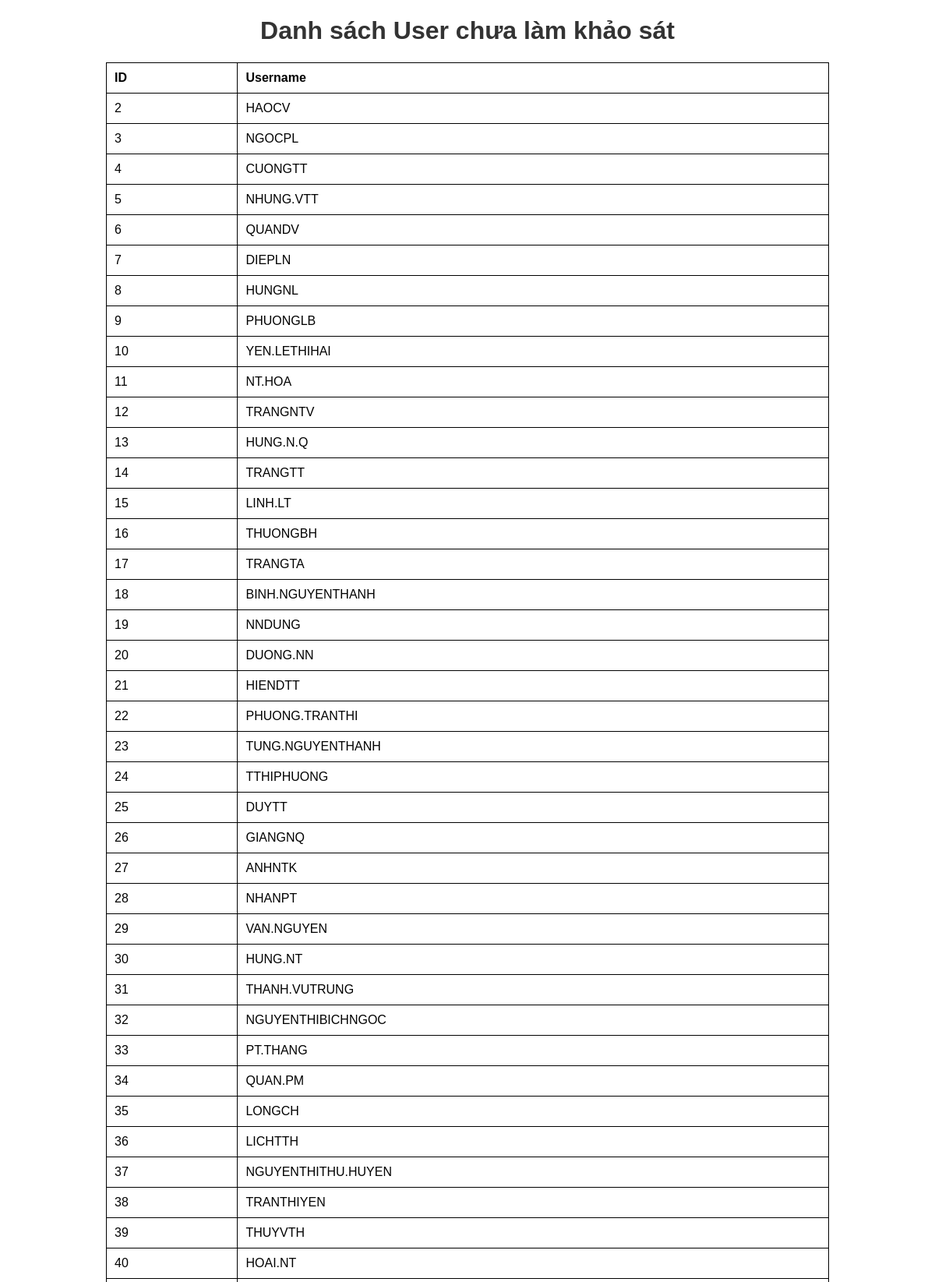
Screenshot of /admin/not_responded (upper part) with the database file from the repository.
### models.py (models this page shows)
class User(db.Model, UserMixin):
    __tablename__ = "users"  # Cập nhật đúng tên bảng
    id = db.Column(db.Integer, primary_key=True)
    username = db.Column(db.String(50), unique=True, nullable=False)
    password = db.Column(db.String(100), nullable=False)
    is_admin = db.Column(db.Boolean, default=False)

### admin.py (the view)
@admin_bp.route('/not_responded')
def not_responded():
    responded_user_ids = {r.user_id for r in SurveyResponse.query.all()}
    users_not_responded = User.query.filter(~User.id.in_(responded_user_ids)).all()
    return render_template('not_responded.html', users=users_not_responded)

### templates/not_responded.html (shortened to what this page needs)
<!DOCTYPE html>
<html lang="en">
<head>
  <link rel="stylesheet" href="{{ url_for('static', filename='style.css') }}">
</head>
<body>
  <h1>Danh sách User chưa làm khảo sát</h1>
  <table border="1">
    <tr>
      <th>ID</th>
      <th>Username</th>
    </tr>
    {% for user in users %}
    <tr>
      <td>{{ user.id }}</td>
      <td>{{ user.username }}</td>
    </tr>
    {% endfor %}
  </table>
  <br>
</body>
</html>

### static/style.css (style rules this page uses)
body { font-family: Arial, sans-serif; text-align: center; margin: 20px; }
h1, h2 { color: #333; }
table { width: 80%; margin: auto; border-collapse: collapse; }
table, th, td { border: 1px solid black; }
th, td { padding: 10px; text-align: left; }

### rows the page displays
User: id "2", username "HAOCV"
User: id "3", username "NGOCPL"
User: id "4", username "CUONGTT"
User: id "5", username "NHUNG.VTT"
User: id "6", username "QUANDV"
User: id "7", username "DIEPLN"
User: id "8", username "HUNGNL"
User: id "9", username "PHUONGLB"
User: id "10", username "YEN.LETHIHAI"
User: id "11", username "NT.HOA"
User: id "12", username "TRANGNTV"
User: id "13", username "HUNG.N.Q"
User: id "14", username "TRANGTT"
User: id "15", username "LINH.LT"
User: id "16", username "THUONGBH"
User: id "17", username "TRANGTA"
User: id "18", username "BINH.NGUYENTHANH"
User: id "19", username "NNDUNG"
User: id "20", username "DUONG.NN"
User: id "21", username "HIENDTT"
User: id "22", username "PHUONG.TRANTHI"
User: id "23", username "TUNG.NGUYENTHANH"
User: id "24", username "TTHIPHUONG"
User: id "25", username "DUYTT"
User: id "26", username "GIANGNQ"
User: id "27", username "ANHNTK"
User: id "28", username "NHANPT"
User: id "29", username "VAN.NGUYEN"
User: id "30", username "HUNG.NT"
User: id "31", username "THANH.VUTRUNG"
User: id "32", username "NGUYENTHIBICHNGOC"
User: id "33", username "PT.THANG"
User: id "34", username "QUAN.PM"
User: id "35", username "LONGCH"
User: id "36", username "LICHTTH"
User: id "37", username "NGUYENTHITHU.HUYEN"
User: id "38", username "TRANTHIYEN"
User: id "39", username "THUYVTH"
User: id "40", username "HOAI.NT"
